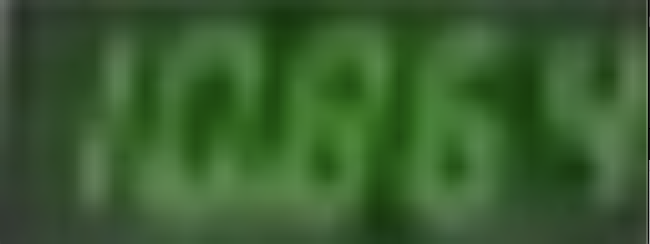
#> input picture polypyrrole_actuator_exp_3.19.26/10864.png, 650 x 244 px; its folder holds only this picture in this run
$ jupyter execute digit_knn.ipynb
#> lines starting #> are read from the running program, lines starting #| are printed output that depends on the picture; after the words box and inside, x2 and y2 are one past the last pixel; in counts of white or black regions, pixels touching at a corner belong together
# Digit KNN Classifier — Screenshot Ground Truth

**Approach:**
1. Load labeled screenshots (`10987.png` → readout = `10.987`) as ground-truth digit crops
2. Fit PCA + K-NN in pixel space (one shared model, but predictions filtered per-position)
3. Classify every frame from the video with per-position constraints
4. Mark low-confidence frames as `NaN` → fall back to last known good reading
5. Output clean voltage CSV

**Position constraints:**
| Digit | Position | Allowed values |
|-------|----------|----------------|
| D0 | leftmost (tens) | 1 only |
| D1 | units | 0, 1 |
| D2 | 1st decimal | 0, 1, 2, 8, 9 |
| D3 | 2nd decimal | 0–9 |
| D4 | 3rd decimal | 0–9 |

[cell 1]
# ── CONFIG — adjust these if anything looks off ───────────────────────────────
from pathlib import Path

VIDEO_PATH  = Path('2026.3.19-actuation2_voltage_out.mp4')
SCREENSHOT_DIR = Path('.')              # where 10987.png etc. live
VOLTAGE_CSV_OUT = Path('2026.3.19-actuation2_voltage_knn.csv')

# Digit column boundaries for the 64×24 video frame (same as analysis.ipynb)
DIGIT_COLS = [
    (5,  14),   # D0 — tens digit, always 1
    (18, 27),   # D1 — units digit, 0 or 1
    (27, 40),   # D2 — 1st decimal, in {0,1,2,8,9}
    (39, 52),   # D3 — 2nd decimal, 0-9
    (51, 64),   # D4 — 3rd decimal, 0-9
]
FRAME_W, FRAME_H = 64, 24   # canonical video frame size
CROP_W, CROP_H   = 24, 48   # each digit is upscaled to this

# Per-position allowed labels (None = all digits)
DIGIT_CONSTRAINTS = {
    0: [1],
    1: [0, 1],
    2: [0, 1, 2, 8, 9],
    3: None,
    4: None,
}

# KNN / PCA
N_COMPONENTS = 20   # PCA dims; increase if accuracy is low
N_NEIGHBORS  = 3    # KNN neighbours (odd to avoid ties)

# Confidence threshold multiplier (higher = accept more readings)
UNSURE_MULTIPLIER = 2.5

# Physical voltage bounds — readings outside this range are immediately uncertain
VOLTAGE_MIN = 10.75   # V
VOLTAGE_MAX = 11.40   # V

# How often to sample video (seconds)
SAMPLE_DT = 0.1

# Decimal position: 10987 → 10.987 (3 digits from the right)
DECIMAL_FROM_RIGHT = 3

# ── Force calibration ─────────────────────────────────────────────────────────
# Meter voltage → force. Calibration fit: force_g = CALIB_SLOPE * V + CALIB_INTERCEPT
# At 10x gain: divide force by GAIN_FACTOR
CALIB_SLOPE     = 0.1728857407   # g / V (at original gain)
CALIB_INTERCEPT = 0.9356479766   # g    (at original gain)
GAIN_FACTOR     = 10             # amplifier gain used in this experiment
# Alternatively, use the direct sensitivity (overrides slope/intercept if set):
FORCE_mN_PER_V  = 5.67           # mN per volt of meter reading (with 10x gain)
USE_SIMPLE_SENSITIVITY = True    # True → use FORCE_mN_PER_V; False → use slope/intercept

# ── Film geometry for stress calculation ──────────────────────────────────────
FILM_THICKNESS_MM = 0.01    # mm
FILM_WIDTH_MM     = 2.2     # mm
# cross-sectional area (mm²)
FILM_AREA_MM2 = FILM_THICKNESS_MM * FILM_WIDTH_MM

# ── Applied voltage waveform (for reference plot) ─────────────────────────────
V_APPLIED_AMP = 0.8    # V amplitude (±)
V_HALF_PERIOD = 100.0  # seconds per half-cycle (100 s at +0.8, 100 s at -0.8, ...)
V_START_POLARITY = +1  # +1 = starts positive

print('Config loaded.')
print(f'Film cross-section: {FILM_THICKNESS_MM} mm × {FILM_WIDTH_MM} mm = {FILM_AREA_MM2:.4f} mm²')

[cell 2]
import cv2
import numpy as np
import pandas as pd
import matplotlib.pyplot as plt
from sklearn.decomposition import PCA
from sklearn.neighbors import KNeighborsClassifier
from tqdm.auto import tqdm

print('Imports OK')

## Step 1 — Extract digit crops from labeled screenshots

Each screenshot filename encodes the ground-truth readout (e.g. `10987.png` → digits 1, 0, 9, 8, 7).

We resize every screenshot to the canonical 64×24 video frame size so the same `DIGIT_COLS` apply.

[cell 3]
def screenshot_to_frame(img_bgra):
    """Resize screenshot → 64×24 uint8 thresholded green-channel frame."""
    # Use green channel (index 1 in BGR or BGRA)
    g = img_bgra[:, :, 1]
    # Resize to canonical frame size (nearest-neighbour keeps sharp edges)
    small = cv2.resize(g, (FRAME_W, FRAME_H), interpolation=cv2.INTER_AREA)
    _, thresh = cv2.threshold(small, 0, 255, cv2.THRESH_BINARY + cv2.THRESH_OTSU)
    return thresh


def extract_digit_crop(frame_thresh, x0, x1, w=CROP_W, h=CROP_H):
    """Crop one digit column and upscale."""
    crop = frame_thresh[:, x0:x1]
    return cv2.resize(crop, (w, h), interpolation=cv2.INTER_NEAREST)


def filename_to_digits(stem):
    """'10987' → [1, 0, 9, 8, 7]"""
    s = stem.strip()
    if not s.isdigit() or len(s) != 5:
        return None
    return [int(c) for c in s]


# ── Load all labeled screenshots ─────────────────────────────────────────────
X_train = []   # flattened crops
y_train = []   # digit labels
P_train = []   # digit position (0-4)

screenshot_paths = sorted(SCREENSHOT_DIR.glob('*.png'))
# Keep only files whose stem is a 5-digit number
screenshot_paths = [p for p in screenshot_paths if filename_to_digits(p.stem) is not None]

print(f'Found {len(screenshot_paths)} labeled screenshots:')
for p in screenshot_paths:
    print(f'  {p.name} → digits {filename_to_digits(p.stem)}')

for p in screenshot_paths:
    digits = filename_to_digits(p.stem)
    img = cv2.imread(str(p), cv2.IMREAD_UNCHANGED)  # BGRA
#> img is the input picture: shape (244, 650, 4); mean B, G, R, A 46.9, 92.2, 56.6, 255
    if img is None:
        print(f'WARNING: could not read {p}')
        continue
    frame = screenshot_to_frame(img)
#> in screenshot_to_frame, `g = img_bgra[:, :, 1]`:
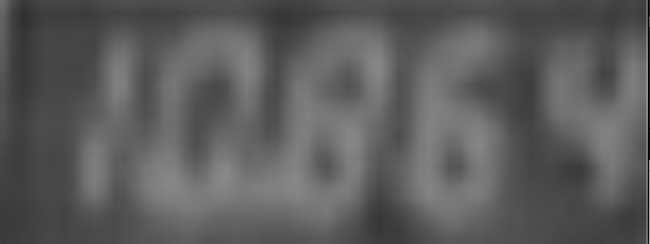
#> g: shape (244, 650); min 0, max 172, mean 92.2
#> in screenshot_to_frame, `_, thresh = cv2.threshold(small, 0, 255, cv2.THRESH_BINARY + cv2.THRES..`:
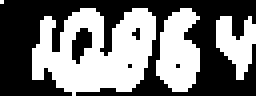
#> thresh: shape (24, 64) (shown 4 times larger); 46.5% white; 4 white regions (1 under 20 px), largest, box (x1, y1, x2, y2) and area: (8, 2, 39, 24) 452, (39, 2, 50, 23) 166, (54, 4, 64, 20) 95
    for pos, (x0, x1) in enumerate(DIGIT_COLS):
        crop = extract_digit_crop(frame, x0, x1)
        X_train.append(crop.flatten().astype(np.float32) / 255.0)
        y_train.append(digits[pos])
        P_train.append(pos)
#> this loop made 5 passes
#> pass 1, `crop = extract_digit_crop(frame, x0, x1)`:
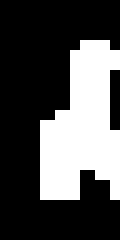
#> crop: shape (48, 24) (shown 5 times larger); 31.2% white; 1 white region, box (x1, y1, x2, y2) and area: (8, 8, 24, 40) 360
#> pass 2, `crop = extract_digit_crop(frame, x0, x1)`:
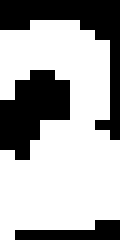
#> crop: shape (48, 24) (shown 5 times larger); 66% white; 3 black regions, box (x1, y1, x2, y2) and area: (0, 0, 24, 28) 180, (0, 14, 14, 32) 160, (3, 44, 24, 48) 52
#> pass 3, `crop = extract_digit_crop(frame, x0, x1)`:
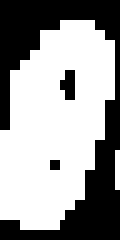
#> crop: shape (48, 24) (shown 5 times larger); 60.9% white; 3 black regions (2 under 20 px), largest, box (x1, y1, x2, y2) and area: (0, 0, 24, 48) 432
#> after the loop:
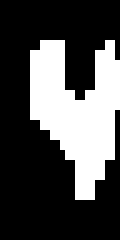
#> crop: shape (48, 24) (shown 5 times larger); 30.2% white; 1 white region, box (x1, y1, x2, y2) and area: (6, 8, 24, 40) 348
#> after the loop, P_train = [0, 1, 2, 3, 4]; X_train = 5 items; y_train = [1, 0, 8, 6, 4]

X_train = np.array(X_train)
y_train = np.array(y_train)
P_train = np.array(P_train)

print(f'\nTotal training crops: {len(X_train)}')
#| Total training crops: 5
for d in sorted(set(y_train)):
    print(f'  digit {d}: {(y_train==d).sum()} examples')
#> this loop made 5 passes
#> d on passes 3 to 5: 4, 6, 8
#|   digit 0: 1 examples
#|   digit 1: 1 examples
#|   digit 4: 1 examples
#|   digit 6: 1 examples
#|   digit 8: 1 examples

## Step 2 — Visualize crops (sanity check)

Make sure the segmentation is picking up real digits before training.

[cell 4]
# Show all crops from the first screenshot
p0 = screenshot_paths[0]
img0 = cv2.imread(str(p0), cv2.IMREAD_UNCHANGED)
frame0 = screenshot_to_frame(img0)
digits0 = filename_to_digits(p0.stem)

fig, axes = plt.subplots(1, len(DIGIT_COLS) + 1, figsize=(12, 3))
axes[0].imshow(frame0, cmap='gray')
axes[0].set_title(f'Full frame\n({p0.stem})')
axes[0].axis('off')

for pos, (x0, x1) in enumerate(DIGIT_COLS):
    crop = extract_digit_crop(frame0, x0, x1)
    axes[pos + 1].imshow(crop, cmap='gray')
    axes[pos + 1].set_title(f'D{pos}\nlabel={digits0[pos]}')
    axes[pos + 1].axis('off')

plt.suptitle(f'Crop sanity check — {p0.name}', y=1.02)
plt.tight_layout()
plt.show()
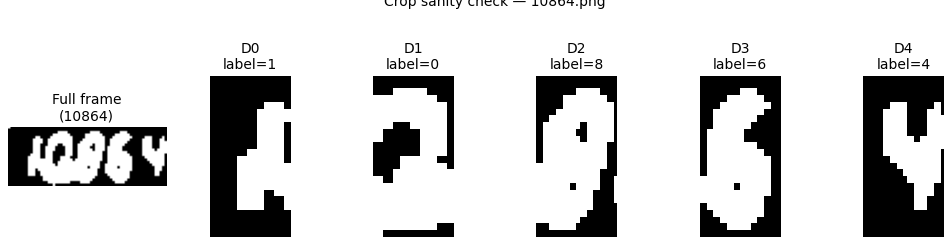
#> figure drawn by matplotlib, 6 panels

# Also show the raw screenshot for comparison
fig2, ax2 = plt.subplots(figsize=(8, 3))
ax2.imshow(cv2.cvtColor(img0[:, :, :3], cv2.COLOR_BGR2RGB))
ax2.set_title(f'Original screenshot: {p0.name}')
ax2.axis('off')
plt.tight_layout()
plt.show()

## Step 3 — Fit PCA + K-NN classifier

[cell 5]
n_comp = min(N_COMPONENTS, len(X_train) - 1)
#> n_comp = 4
pca = PCA(n_components=n_comp, whiten=True, random_state=0)
X_pca = pca.fit_transform(X_train)
#> X_pca = [[-0.991, 0.657, -1.18, -0.632], [0.68, 1.44, 0.788, 0.227], [0.744, -0.593, -0.923, 1.2], [0.76, -0.858, 0.282, -1.34], [-1.19, -0.643, 1.03, 0.548]]

knn = KNeighborsClassifier(n_neighbors=min(N_NEIGHBORS, len(X_train)), metric='euclidean')
knn.fit(X_pca, y_train)

print(f'PCA: {pca.n_components_} components, '
      f'{pca.explained_variance_ratio_.sum()*100:.1f}% variance explained')
#| PCA: 4 components, 100.0% variance explained

# Calibrate unsure threshold using cross-neighbour distances.
# kneighbors(X_pca) includes each sample itself at distance 0 —
# request k+1 and take column 1 to get the true nearest *other* sample.
cal_dists, _ = knn.kneighbors(X_pca, n_neighbors=min(N_NEIGHBORS + 1, len(X_train)))
#> cal_dists = [[0, 2.83, 2.83, 2.83], [0, 2.83, 2.83, 2.83], [0, 2.83, 2.83, 2.83], [0, 2.83, 2.83, 2.83], [0, 2.83, 2.83, 2.83]]
nn_dists = cal_dists[:, 1]   # skip self (col 0 = 0)
#> nn_dists = [2.83, 2.83, 2.83, 2.83, 2.83]
ref_dist = np.percentile(nn_dists, 90)   # 90th pct of within-class NN distances
#> ref_dist = 2.83
UNSURE_THRESHOLD = ref_dist * UNSURE_MULTIPLIER
#> UNSURE_THRESHOLD = 7.07
print(f'90th-pct NN dist (excl. self): {ref_dist:.4f}  →  unsure threshold: {UNSURE_THRESHOLD:.4f} '
      f'(×{UNSURE_MULTIPLIER})')
#| 90th-pct NN dist (excl. self): 2.8284  →  unsure threshold: 7.0711 (×2.5)
print(f'  (all NN dists: min={nn_dists.min():.4f}  median={np.median(nn_dists):.4f}  max={nn_dists.max():.4f})')
#|   (all NN dists: min=2.8284  median=2.8284  max=2.8284)

# PCA scatter
fig, ax = plt.subplots(figsize=(9, 6))
for d in sorted(set(y_train)):
    mask = y_train == d
    ax.scatter(X_pca[mask, 0], X_pca[mask, 1], label=str(d), s=60, alpha=0.8)
#> this loop made 5 passes
#> mask on passes 1 to 2: [False, True, False, False, False], [True, False, False, False, False]
ax.set(xlabel='PC1', ylabel='PC2', title='PCA of labeled digit crops (training set)')
ax.legend(title='digit', ncol=2)
plt.tight_layout()
plt.show()
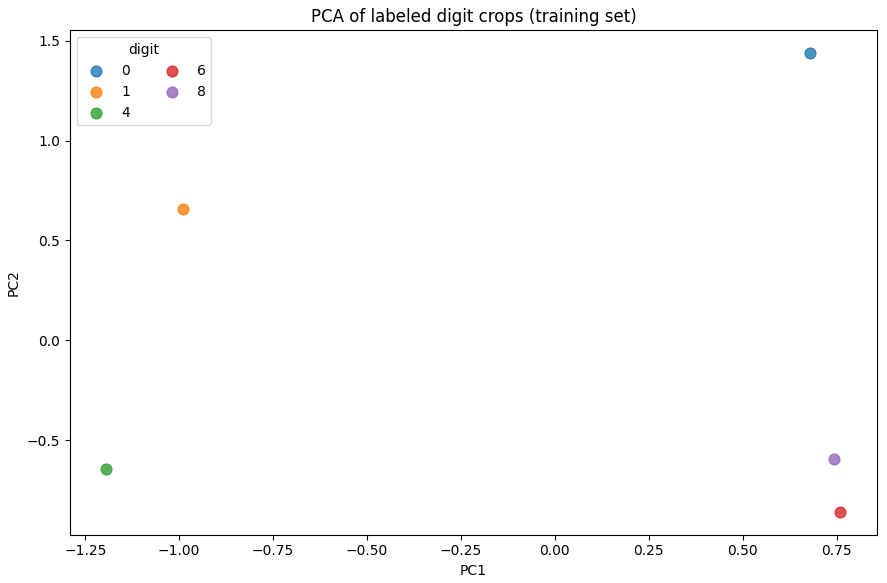
#> figure drawn by matplotlib, 1 panel

$ run again, on polypyrrole_actuator_exp_3.19.26/10987.png
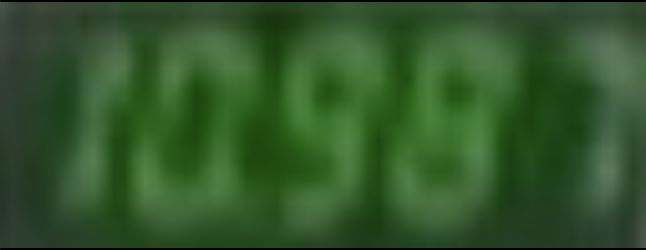
#> input picture polypyrrole_actuator_exp_3.19.26/10987.png, 646 x 250 px
#> img is the input picture: shape (250, 646, 4); mean B, G, R, A 42.4, 86.1, 49.3, 255
#> thresh: shape (24, 64); 45.7% white; 3 white regions, box (x1, y1, x2, y2) and area: (27, 2, 52, 22) 368, (6, 2, 26, 22) 254, (56, 2, 64, 20) 80
#> after the loop `for pos, (x0, x1) in enumerate(DIGIT_COLS):`:
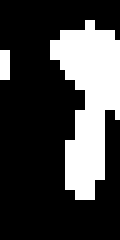
#> crop: shape (48, 24) (shown 5 times larger); 26.7% white; 2 white regions (1 under 20 px), largest, box (x1, y1, x2, y2) and area: (10, 4, 24, 40) 296
#> after the loop `for pos, (x0, x1) in enumerate(DIGIT_COLS):`: P_train = [0, 1, 2, 3, 4]; X_train = 5 items; y_train = [1, 0, 9, 8, 7]
#| Total training crops: 5
#> the loop `for d in sorted(set(y_train)):` made 5 passes
#|   digit 0: 1 examples
#|   digit 1: 1 examples
#|   digit 7: 1 examples
#|   digit 8: 1 examples
#|   digit 9: 1 examples
#> n_comp = 4
#> X_pca = [[-0.37, -0.873, 1.35, -0.696], [0.456, -1.28, -1.06, 0.459], [0.718, 0.727, 0.732, 1.27], [0.785, 0.848, -0.487, -1.28], [-1.59, 0.583, -0.53, 0.239]]
#| PCA: 4 components, 100.0% variance explained
#> cal_dists = [[0, 2.83, 2.83, 2.83], [0, 2.83, 2.83, 2.83], [0, 2.83, 2.83, 2.83], [0, 2.83, 2.83, 2.83], [0, 2.83, 2.83, 2.83]]
#> nn_dists = [2.83, 2.83, 2.83, 2.83, 2.83]
#> ref_dist = 2.83
#> UNSURE_THRESHOLD = 7.07
#| 90th-pct NN dist (excl. self): 2.8284  →  unsure threshold: 7.0711 (×2.5)
#|   (all NN dists: min=2.8284  median=2.8284  max=2.8284)
#> the loop `for d in sorted(set(y_train)):` made 5 passes
#> mask on passes 1 to 5: [False, True, False, False, False], [True, False, False, False, False], [False, False, False, False, True], [False, False, False, True, False], [False, False, True, False, False]
#> `plt.show()`:
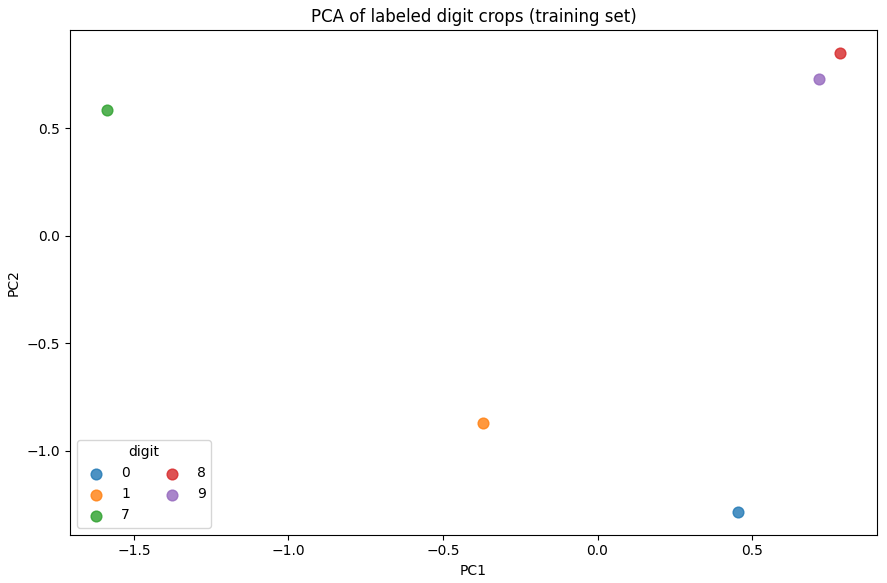
#> figure drawn by matplotlib, 1 panel

$ run again, on polypyrrole_actuator_exp_3.19.26/10990.png
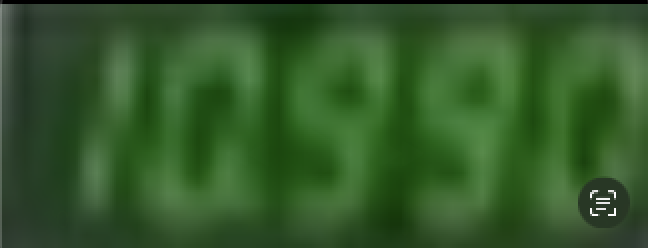
#> input picture polypyrrole_actuator_exp_3.19.26/10990.png, 648 x 248 px
#> img is the input picture: shape (248, 648, 4); mean B, G, R, A 41, 88, 50.5, 255
#> thresh: shape (24, 64); 48% white; 5 white regions (1 under 20 px), largest, box (x1, y1, x2, y2) and area: (41, 2, 64, 22) 335, (13, 2, 27, 22) 179, (28, 2, 40, 22) 158, (8, 3, 14, 20) 59
#> after the loop `for pos, (x0, x1) in enumerate(DIGIT_COLS):`:
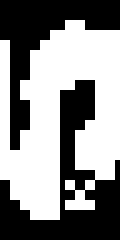
#> crop: shape (48, 24) (shown 5 times larger); 54% white; 2 black regions, box (x1, y1, x2, y2) and area: (0, 16, 24, 48) 298, (0, 0, 24, 30) 232
#> after the loop `for pos, (x0, x1) in enumerate(DIGIT_COLS):`: P_train = [0, 1, 2, 3, 4]; X_train = 5 items; y_train = [1, 0, 9, 9, 0]
#| Total training crops: 5
#> the loop `for d in sorted(set(y_train)):` made 3 passes
#> d on pass 3: 9
#> (printed output is left out)
#> n_comp = 4
#> X_pca = [[-1.54, -0.46, 0.782, -0.0544], [-0.352, 1.56, -0.805, -0.0628], [0.305, -0.805, -0.803, 1.35], [0.522, -0.726, -0.524, -1.46], [1.07, 0.434, 1.35, 0.229]]
#| PCA: 4 components, 100.0% variance explained
#> cal_dists = [[0, 2.83, 2.83, 2.83], [0, 2.83, 2.83, 2.83], [0, 2.83, 2.83, 2.83], [0, 2.83, 2.83, 2.83], [0, 2.83, 2.83, 2.83]]
#> nn_dists = [2.83, 2.83, 2.83, 2.83, 2.83]
#> ref_dist = 2.83
#> UNSURE_THRESHOLD = 7.07
#| 90th-pct NN dist (excl. self): 2.8284  →  unsure threshold: 7.0711 (×2.5)
#|   (all NN dists: min=2.8284  median=2.8284  max=2.8284)
#> the loop `for d in sorted(set(y_train)):` made 3 passes
#> mask on passes 1 to 2: [False, True, False, False, True], [True, False, False, False, False]
#> `plt.show()`:
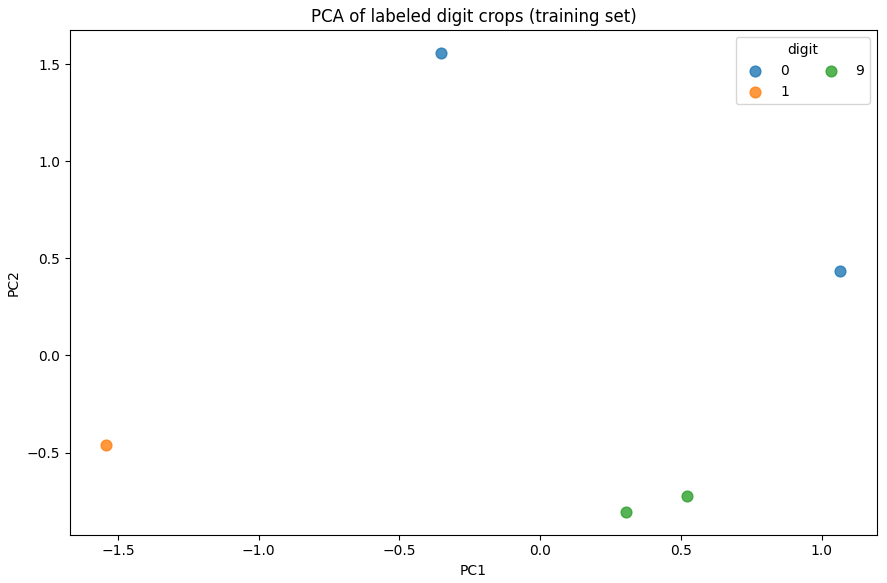
#> figure drawn by matplotlib, 1 panel
